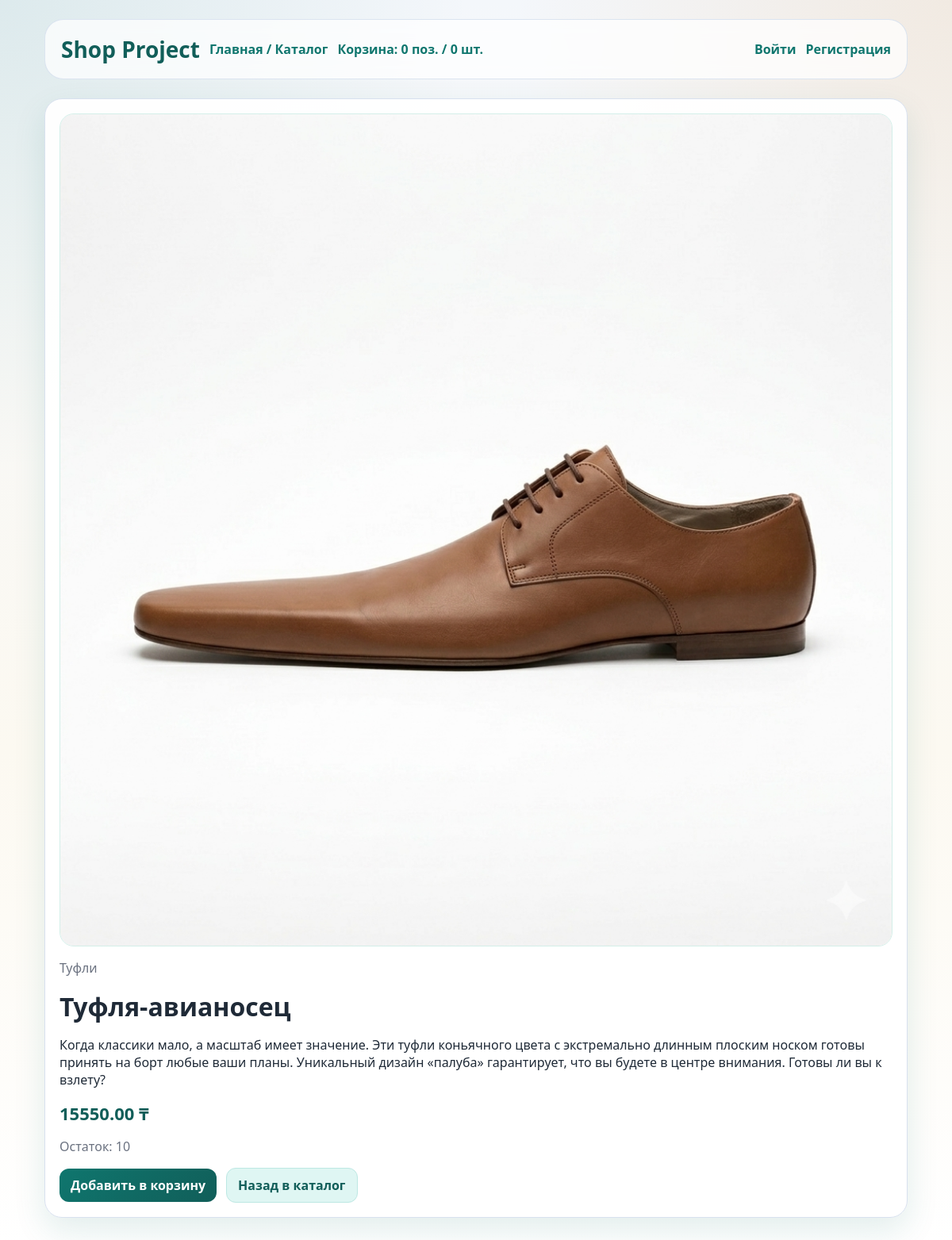
The app's page /products/tuflya-avianosec/ with its own data.
### catalog/models.py (models this page shows, shortened)
class ProductImage(models.Model):
    product = models.ForeignKey(Product, on_delete=models.CASCADE, related_name='images', verbose_name='Товар')
    image = models.ImageField(upload_to='products/%Y/%m/%d/', verbose_name='Изображение')
    alt_text = models.CharField(max_length=255, blank=True, verbose_name='Альтернативный текст')
    is_main = models.BooleanField(default=False, verbose_name='Главное изображение')
    class Meta:
        verbose_name = 'Изображение товара'
        verbose_name_plural = 'Изображения товаров'

class Product(models.Model):
    category = models.ForeignKey(Category, on_delete=models.CASCADE, related_name='products', verbose_name='Категория')
    name = models.CharField(max_length=255, verbose_name='Название')
    slug = models.SlugField(max_length=255, unique=True, verbose_name='URL-ссылка')
    description = models.TextField(blank=True, verbose_name='Описание')
    price = models.DecimalField(max_digits=10, decimal_places=2, verbose_name='Цена')
    stock = models.IntegerField(default=0, verbose_name='Остаток')
    is_active = models.BooleanField(default=True, verbose_name='Активен')
    class Meta:
        verbose_name = 'Товар'
        verbose_name_plural = 'Товары'

class Category(models.Model):
    name = models.CharField(max_length=100, verbose_name='Название')
    slug = models.SlugField(max_length=100, unique=True, verbose_name='URL-ссылка')
    class Meta:
        verbose_name = 'Категория'
        verbose_name_plural = 'Категории'

### catalog/views.py (the view)
# urls.py: path("products/<slug:slug>/", views.product_detail, name="product_detail"),
def product_detail(request, slug):
    product = get_object_or_404(
        Product.objects.select_related('category').prefetch_related('images'),
        slug=slug,
        is_active=True,
    )
    context = {
        'product': product,
        **build_cart_context(request),
    }
    return render(request, 'catalog/product_detail.html', context)

### catalog/cart.py (called while the page is built, shortened)
def get_cart(request):
    cart = request.session.get(CART_SESSION_KEY)
    if not isinstance(cart, dict):
        cart = {}
        request.session[CART_SESSION_KEY] = cart
        request.session.modified = True
    return cart

def build_cart_context(request):
    cart = get_cart(request)
    product_ids = [int(product_id) for product_id in cart.keys()]
    products = Product.objects.filter(id__in=product_ids, is_active=True)
    items = []
    total_sum = Decimal('0.00')
    total_quantity = 0
    request.session.modified = True
    return {
        'cart_items': items,
        'cart_total_sum': total_sum,
        'cart_total_positions': len(items),
        'cart_total_quantity': total_quantity,
    }

### catalog/context_processors.py (called while the page is built)
def cart_summary(request):
    return build_cart_context(request)

### catalog/templates/catalog/product_detail.html (shortened to what this page needs)
{% extends "catalog/base.html" %}
{% block content %}
    <div class="card">
        {% with main_image=product.images.first %}
            {% if main_image %}
                <img class="product-image" src="{{ main_image.image.url }}" alt="{{ main_image.alt_text|default:product.name }}">
            {% endif %}
        {% endwith %}
        <p class="muted">{{ product.category.name }}</p>
        <h1 class="page-title">{{ product.name }}</h1>
        <p>{{ product.description|default:"Описание отсутствует." }}</p>
        <div class="price">{{ product.price }} ₸</div>
        <p class="muted">Остаток: {{ product.stock }}</p>
        <div class="actions">
            {% if product.stock > 0 %}
                <a class="btn btn-primary" href="{% url 'catalog:cart_add' product.id %}">Добавить в корзину</a>
            {% else %}
                <span class="btn btn-secondary" aria-disabled="true">Нет в наличии</span>
            {% endif %}
            <a class="btn btn-secondary" href="{% url 'catalog:product_list' %}">Назад в каталог</a>
        </div>
    </div>
{% endblock %}

### catalog/templates/catalog/base.html (style rules this page uses)
:root { --bg-top: #f4f7fb; --bg-bottom: #fcf9f1; --surface: rgba(255, 255, 255, 0.96); --surface-border: #d8e1ef; --text-main: #1f2a37; --text-muted: #6b7280; --accent: #0f766e; --accent-dark: #115e59; --accent-soft: #dff6f3; --danger: #b42318; --shadow: rgba(15, 118, 110, 0.12); }
* { box-sizing: border-box; }
body { margin: 0; font-family: "Trebuchet MS", "Segoe UI", sans-serif; background: radial-gradient(circle at top left, rgba(15, 118, 110, 0.10), transparent 30%), radial-gradient(circle at top right, rgba(217, 119, 6, 0.10), transparent 28%), linear-gradient(180deg, var(--bg-top) 0%, var(--bg-bottom) 60%, #fff 100%); color: var(--text-main); }
.header-group, .header-links, .inline-form, .account-block, .actions { display: flex; align-items: center; gap: 12px; flex-wrap: wrap; }
.card { background: var(--surface); border-radius: 22px; padding: 18px; border: 1px solid var(--surface-border); box-shadow: 0 16px 40px var(--shadow); }
.product-image { width: 100%; aspect-ratio: 1 / 1; object-fit: cover; display: block; border-radius: 18px; margin-bottom: 14px; background: linear-gradient(135deg, #e6fffb 0%, #ffffff 100%); border: 1px solid #d4efe9; }
.price { font-size: 22px; font-weight: 800; margin: 8px 0; color: var(--accent-dark); }
.muted, .lead { color: var(--text-muted); }
.btn { display: inline-block; padding: 10px 14px; border-radius: 12px; text-decoration: none; border: none; cursor: pointer; font-weight: 700; }
.btn-primary { background: linear-gradient(135deg, #0f766e 0%, #115e59 100%); color: #fff; }
.btn-secondary { background: var(--accent-soft); color: var(--accent-dark); border: 1px solid #bde8e3; }
.page-title { margin: 0 0 8px; }

### records on screen
ProductImage: image (picture)
Product: category.name "Туфли", name "Туфля-авианосец", description "Когда классики мало, а масштаб имеет значение. Эти туфли коньячного цвета с экстремально длинным плоским носком готовы принять на борт любые ваши планы. Уникальный дизайн «палуба» гарантирует, что вы будете в центре внимания. Готовы ли вы к взлету?", price "15550.00", stock "10"

### other values on screen
{{ cart_total_positions }} "0"
{{ cart_total_quantity }} "0"
